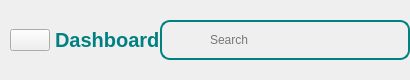
               <widget class="QWidget" name="header_widget" native="true">
                <property name="minimumSize">
                 <size>
                  <width>0</width>
                  <height>80</height>
                 </size>
                </property>
                <property name="maximumSize">
                 <size>
                  <width>16777215</width>
                  <height>80</height>
                 </size>
                </property>
                <layout class="QHBoxLayout" name="horizontalLayout_15">
                 <property name="spacing">
                  <number>0</number>
                 </property>
                 <property name="leftMargin">
                  <number>0</number>
                 </property>
                 <property name="topMargin">
                  <number>0</number>
                 </property>
                 <property name="rightMargin">
                  <number>0</number>
                 </property>
                 <property name="bottomMargin">
                  <number>0</number>
                 </property>
                 <item alignment="Qt::AlignLeft|Qt::AlignVCenter">
                  <widget class="QWidget" name="widget_4" native="true">
                   <layout class="QHBoxLayout" name="horizontalLayout_14">
                    <property name="spacing">
                     <number>5</number>
                    </property>
                    <property name="leftMargin">
                     <number>10</number>
                    </property>
                    <property name="topMargin">
                     <number>0</number>
                    </property>
                    <property name="rightMargin">
                     <number>0</number>
                    </property>
                    <property name="bottomMargin">
                     <number>0</number>
                    </property>
                    <item alignment="Qt::AlignLeft">
                     <widget class="QPushButton" name="menuBtn_3">
                      <property name="text">
                       <string/>
                      </property>
                      <property name="icon">
                       <iconset resource="../Qss/icons/_icons.qrc">
                        <normaloff>:/feather/icons/feather/menu.png</normaloff>:/feather/icons/feather/menu.png</iconset>
                      </property>
                      <property name="iconSize">
                       <size>
                        <width>24</width>
                        <height>24</height>
                       </size>
                      </property>
                      <property name="checkable">
                       <bool>true</bool>
                      </property>
                     </widget>
                    </item>
                    <item alignment="Qt::AlignLeft|Qt::AlignVCenter">
                     <widget class="QLabel" name="appHeader">
                      <property name="font">
                       <font>
                        <pointsize>15</pointsize>
                        <weight>75</weight>
                        <bold>true</bold>
                       </font>
                      </property>
                      <property name="styleSheet">
                       <string notr="true">color: #008080;</string>
                      </property>
                      <property name="text">
                       <string>Dashboard</string>
                      </property>
                     </widget>
                    </item>
                   </layout>
                  </widget>
                 </item>
                 <item alignment="Qt::AlignHCenter|Qt::AlignVCenter">
                  <widget class="QWidget" name="widget_2" native="true">
                   <layout class="QHBoxLayout" name="horizontalLayout_11">
                    <property name="spacing">
                     <number>0</number>
                    </property>
                    <property name="leftMargin">
                     <number>0</number>
                    </property>
                    <property name="topMargin">
                     <number>0</number>
                    </property>
                    <property name="rightMargin">
                     <number>0</number>
                    </property>
                    <property name="bottomMargin">
                     <number>0</number>
                    </property>
                    <item alignment="Qt::AlignTop">
                     <widget class="QFrame" name="searchFrame">
                      <property name="minimumSize">
                       <size>
                        <width>250</width>
                        <height>40</height>
                       </size>
                      </property>
                      <property name="maximumSize">
                       <size>
                        <width>0</width>
                        <height>0</height>
                       </size>
                      </property>
                      <property name="styleSheet">
                       <string notr="true">border-radius:10px;
border: 2px solid  rgb(0, 128, 128);</string>
                      </property>
                      <property name="frameShape">
                       <enum>QFrame::StyledPanel</enum>
                      </property>
                      <property name="frameShadow">
                       <enum>QFrame::Raised</enum>
                      </property>
                      <layout class="QHBoxLayout" name="horizontalLayout_12">
                       <property name="spacing">
                        <number>10</number>
                       </property>
                       <property name="leftMargin">
                        <number>5</number>
                       </property>
                       <property name="topMargin">
                        <number>0</number>
                       </property>
                       <property name="rightMargin">
                        <number>0</number>
                       </property>
                       <property name="bottomMargin">
                        <number>0</number>
                       </property>
                       <item>
                        <widget class="QLabel" name="label_11">
                         <property name="minimumSize">
                          <size>
                           <width>30</width>
                           <height>30</height>
                          </size>
                         </property>
                         <property name="maximumSize">
                          <size>
                           <width>30</width>
                           <height>30</height>
                          </size>
                         </property>
                         <property name="styleSheet">
                          <string notr="true">border: none;</string>
                         </property>
                         <property name="text">
                          <string/>
                         </property>
                         <property name="pixmap">
                          <pixmap resource="../Qss/icons/_icons.qrc">:/feather/icons/feather/search.png</pixmap>
                         </property>
                         <property name="scaledContents">
                          <bool>true</bool>
                         </property>
                        </widget>
                       </item>
                       <item alignment="Qt::AlignRight">
                        <widget class="QLineEdit" name="lineEdit">
                         <property name="minimumSize">
                          <size>
                           <width>200</width>
                           <height>30</height>
                          </size>
                         </property>
                         <property name="styleSheet">
                          <string notr="true">border: 2px solide #000;
background-color: transparent;
</string>
                         </property>
                         <property name="placeholderText">
                          <string>Search</string>
                         </property>
                        </widget>
                       </item>
                      </layout>
                     </widget>
                    </item>
                   </layout>
                  </widget>
                 </item>
                </layout>
               </widget>
